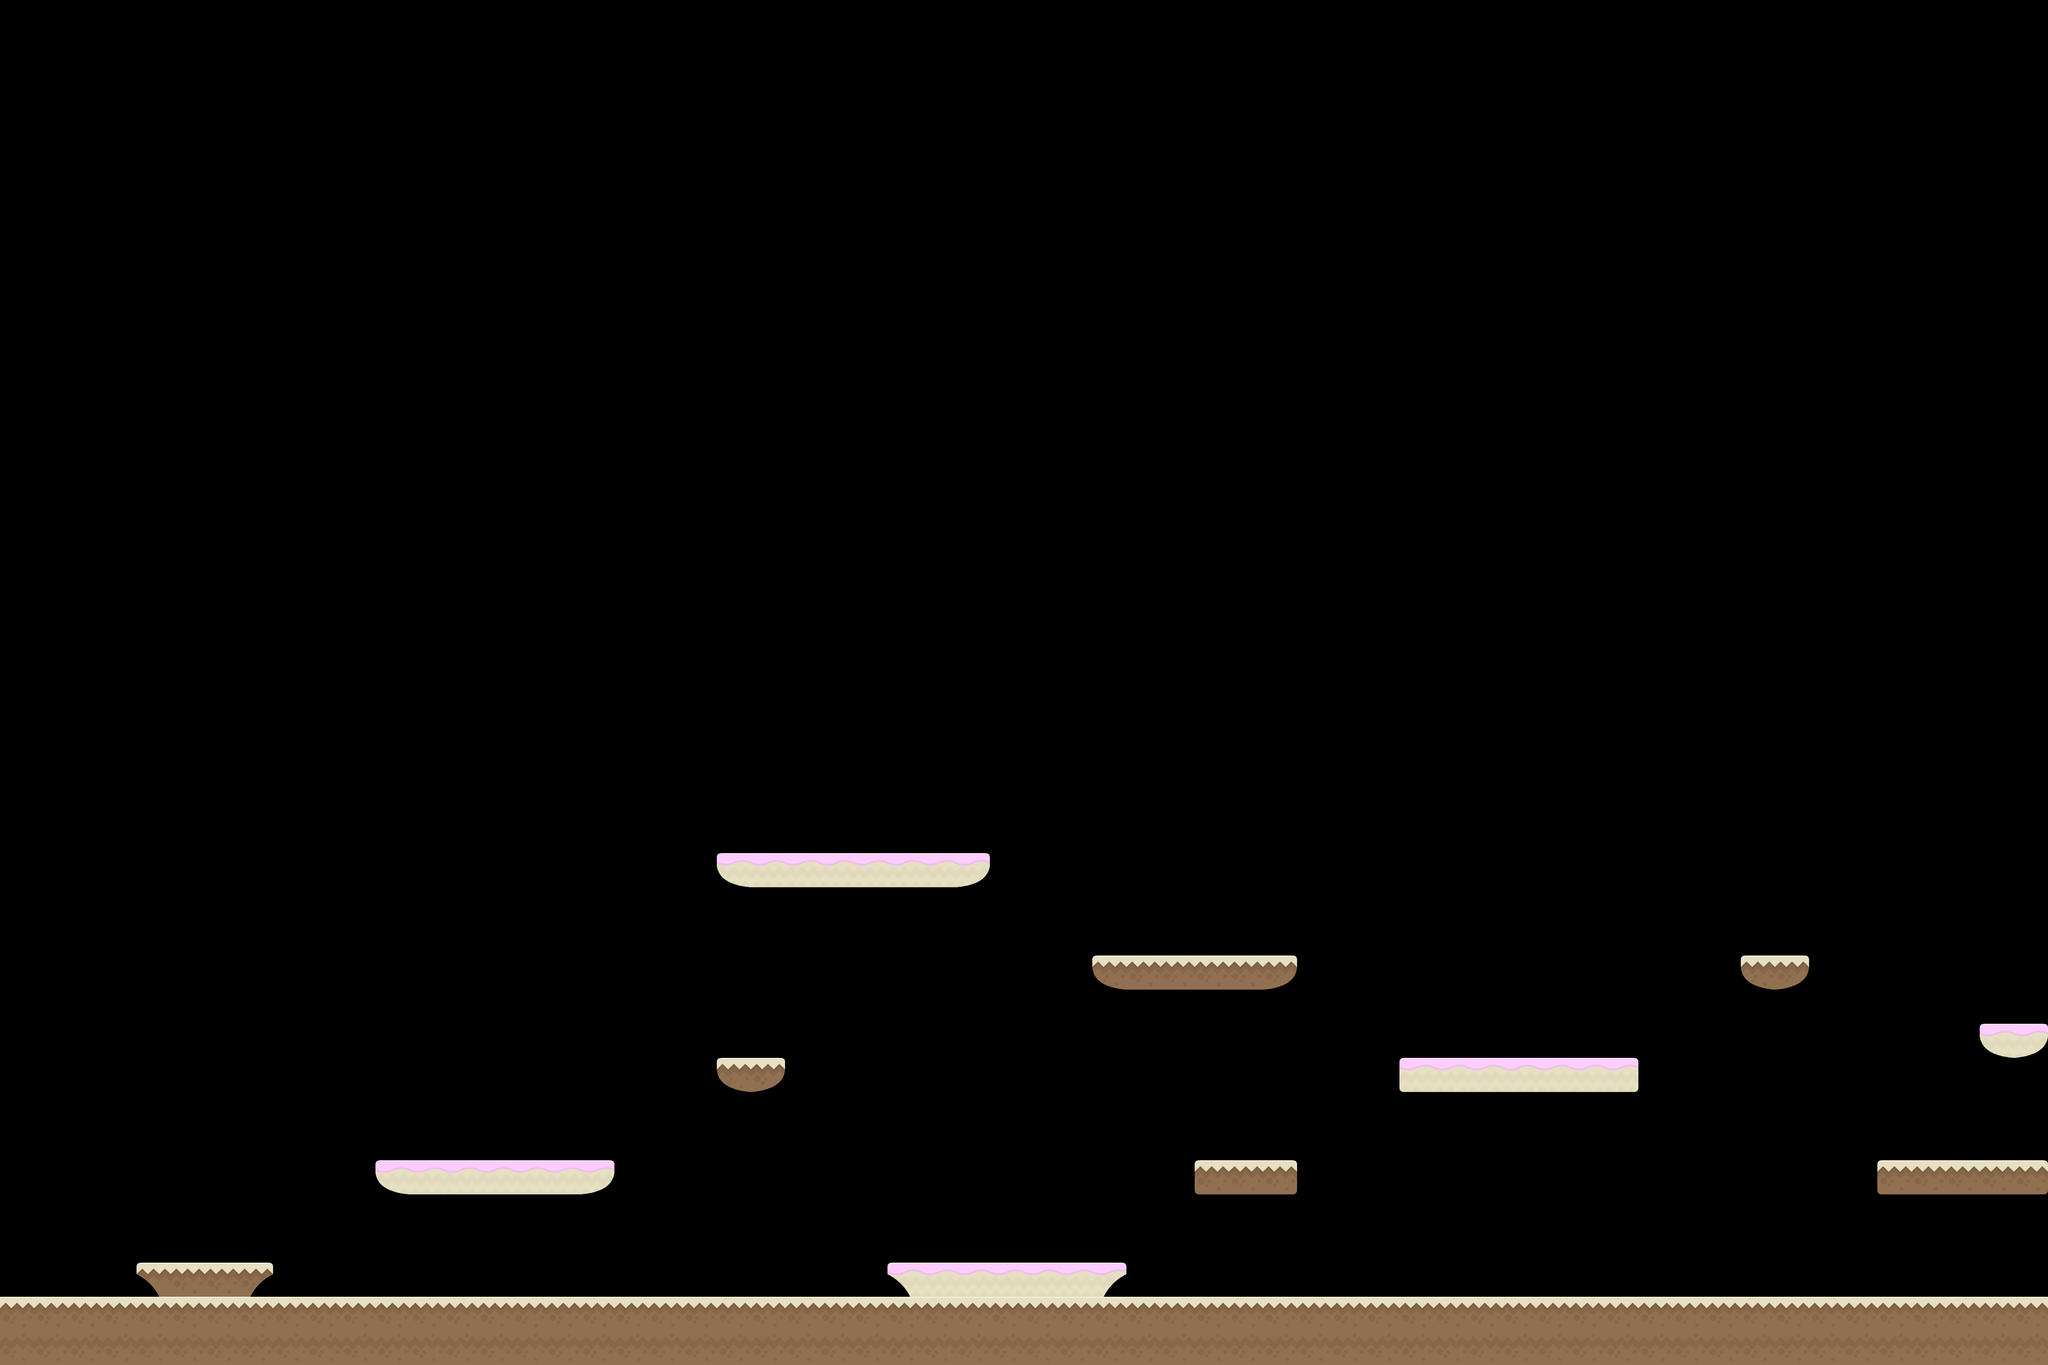

The image is a tile-based game level rendered from a .tmx file. Its description and source (layers, tilesets, objects; grid data summarised) follow:
An orthogonal 60x40 tile map with 70x70 px tiles, 4 tile layers (World, plateform, background, Coins), 2 tilesets.

<map version="1.2" tiledversion="1.2.0" orientation="orthogonal" renderorder="right-down" width="60" height="40" tilewidth="70" tileheight="70" infinite="0" nextlayerid="5" nextobjectid="1">
 <tileset firstgid="1" name="candysheet" tilewidth="70" tileheight="70" tilecount="98" columns="14">
  <image source="candysheet.png" width="980" height="490" />
  <tile id="0">
   <properties>
    <property name="collides" type="bool" value="false" />
   </properties>
  </tile>
  <tile id="1">
   <properties>
    <property name="collides" type="bool" value="true" />
   </properties>
  </tile>
  <tile id="2">
   <properties>
    <property name="collides" type="bool" value="true" />
   </properties>
  </tile>
  <tile id="3">
   <properties>
    <property name="collides" type="bool" value="true" />
   </properties>
  </tile>
  <tile id="4">
   <properties>
    <property name="collides" type="bool" value="true" />
   </properties>
  </tile>
  <tile id="5">
   <properties>
    <property name="collides" type="bool" value="true" />
   </properties>
  </tile>
  <tile id="6">
   <properties>
    <property name="collides" type="bool" value="false" />
   </properties>
  </tile>
  <tile id="7">
   <properties>
    <property name="collides" type="bool" value="false" />
   </properties>
  </tile>
  <tile id="8">
   <properties>
    <property name="collides" type="bool" value="true" />
   </properties>
  </tile>
  <tile id="9">
   <properties>
    <property name="collides" type="bool" value="true" />
   </properties>
  </tile>
  <tile id="10">
   <properties>
    <property name="collides" type="bool" value="true" />
   </properties>
  </tile>
  <tile id="11">
   <properties>
    <property name="collides" type="bool" value="true" />
   </properties>
  </tile>
  <tile id="12">
   <properties>
    <property name="collides" type="bool" value="false" />
   </properties>
  </tile>
  <tile id="13">
   <properties>
    <property name="collides" type="bool" value="false" />
   </properties>
  </tile>
  <tile id="14">
   <properties>
    <property name="collides" type="bool" value="false" />
   </properties>
  </tile>
  <tile id="15">
   <properties>
    <property name="collides" type="bool" value="true" />
   </properties>
  </tile>
  <tile id="16">
   <properties>
    <property name="collides" type="bool" value="true" />
   </properties>
  </tile>
  <tile id="17">
   <properties>
    <property name="collides" type="bool" value="true" />
   </properties>
  </tile>
  <tile id="18">
   <properties>
    <property name="collides" type="bool" value="true" />
   </properties>
  </tile>
  <tile id="19">
   <properties>
    <property name="collides" type="bool" value="true" />
   </properties>
  </tile>
  <tile id="20">
   <properties>
    <property name="collides" type="bool" value="false" />
   </properties>
  </tile>
  <tile id="21">
   <properties>
    <property name="collides" type="bool" value="false" />
   </properties>
  </tile>
  <tile id="22">
   <properties>
    <property name="collides" type="bool" value="true" />
   </properties>
  </tile>
  <tile id="23">
   <properties>
    <property name="collides" type="bool" value="true" />
   </properties>
  </tile>
  <tile id="24">
   <properties>
    <property name="collides" type="bool" value="true" />
   </properties>
  </tile>
  <tile id="25">
   <properties>
    <property name="collides" type="bool" value="true" />
   </properties>
  </tile>
  <tile id="26">
   <properties>
    <property name="collides" type="bool" value="false" />
   </properties>
  </tile>
  <tile id="27">
   <properties>
    <property name="collides" type="bool" value="false" />
   </properties>
  </tile>
  <tile id="28">
   <properties>
    <property name="collides" type="bool" value="false" />
   </properties>
  </tile>
  <tile id="29">
   <properties>
    <property name="collides" type="bool" value="true" />
   </properties>
  </tile>
  <tile id="30">
   <properties>
    <property name="collides" type="bool" value="true" />
   </properties>
  </tile>
  <tile id="31">
   <properties>
    <property name="collides" type="bool" value="true" />
   </properties>
  </tile>
  <tile id="32">
   <properties>
    <property name="collides" type="bool" value="true" />
   </properties>
  </tile>
  <tile id="33">
   <properties>
    <property name="collides" type="bool" value="true" />
   </properties>
  </tile>
  <tile id="34">
   <properties>
    <property name="collides" type="bool" value="false" />
   </properties>
  </tile>
  <tile id="35">
   <properties>
    <property name="collides" type="bool" value="false" />
   </properties>
  </tile>
  <tile id="36">
   <properties>
    <property name="collides" type="bool" value="true" />
   </properties>
  </tile>
  <tile id="37">
   <properties>
    <property name="collides" type="bool" value="true" />
   </properties>
  </tile>
  <tile id="38">
   <properties>
    <property name="collides" type="bool" value="true" />
   </properties>
  </tile>
  <tile id="39">
   <properties>
    <property name="collides" type="bool" value="true" />
   </properties>
  </tile>
  <tile id="40">
   <properties>
    <property name="collides" type="bool" value="false" />
   </properties>
  </tile>
  <tile id="41">
   <properties>
    <property name="collides" type="bool" value="false" />
   </properties>
  </tile>
  <tile id="42">
   <properties>
    <property name="collides" type="bool" value="false" />
   </properties>
  </tile>
  <tile id="43">
   <properties>
    <property name="collides" type="bool" value="true" />
   </properties>
  </tile>
  <tile id="44">
   <properties>
    <property name="collides" type="bool" value="true" />
   </properties>
  </tile>
  <tile id="45">
   <properties>
    <property name="collides" type="bool" value="true" />
   </properties>
  </tile>
  <tile id="46">
   <properties>
    <property name="collides" type="bool" value="true" />
   </properties>
  </tile>
  <tile id="47">
   <properties>
    <property name="collides" type="bool" value="true" />
   </properties>
  </tile>
  <tile id="48">
   <properties>
    <property name="collides" type="bool" value="false" />
   </properties>
  </tile>
  <tile id="49">
   <properties>
    <property name="collides" type="bool" value="false" />
   </properties>
  </tile>
  <tile id="50">
   <properties>
    <property name="collides" type="bool" value="true" />
   </properties>
  </tile>
  <tile id="51">
   <properties>
    <property name="collides" type="bool" value="true" />
   </properties>
  </tile>
  <tile id="52">
   <properties>
    <property name="collides" type="bool" value="true" />
   </properties>
  </tile>
  <tile id="53">
   <properties>
    <property name="collides" type="bool" value="true" />
   </properties>
  </tile>
  <tile id="54">
   <properties>
    <property name="collides" type="bool" value="false" />
   </properties>
  </tile>
  <tile id="55">
   <properties>
    <property name="collides" type="bool" value="false" />
   </properties>
  </tile>
  <tile id="56">
   <properties>
    <property name="collides" type="bool" value="false" />
   </properties>
  </tile>
  <tile id="57">
   <properties>
    <property name="collides" type="bool" value="false" />
   </properties>
  </tile>
  <tile id="58">
   <properties>
    <property name="collides" type="bool" value="false" />
   </properties>
  </tile>
  <tile id="59">
   <properties>
    <property name="collides" type="bool" value="false" />
   </properties>
  </tile>
  <tile id="60">
   <properties>
    <property name="collides" type="bool" value="false" />
   </properties>
  </tile>
  <tile id="61">
   <properties>
    <property name="collides" type="bool" value="false" />
   </properties>
  </tile>
  <tile id="62">
   <properties>
    <property name="collides" type="bool" value="false" />
   </properties>
  </tile>
  <tile id="63">
   <properties>
    <property name="collides" type="bool" value="false" />
   </properties>
  </tile>
  <tile id="64">
   <properties>
    <property name="collides" type="bool" value="false" />
   </properties>
  </tile>
  <tile id="65">
   <properties>
    <property name="collides" type="bool" value="false" />
   </properties>
  </tile>
  <tile id="66">
   <properties>
    <property name="collides" type="bool" value="false" />
   </properties>
  </tile>
  <tile id="67">
   <properties>
    <property name="collides" type="bool" value="false" />
   </properties>
  </tile>
  <tile id="68">
   <properties>
    <property name="collides" type="bool" value="false" />
   </properties>
  </tile>
  <tile id="69">
   <properties>
    <property name="collides" type="bool" value="false" />
   </properties>
  </tile>
  <tile id="70">
   <properties>
    <property name="collides" type="bool" value="false" />
   </properties>
  </tile>
  <tile id="71">
   <properties>
    <property name="collides" type="bool" value="false" />
   </properties>
  </tile>
  <tile id="72">
   <properties>
    <property name="collides" type="bool" value="false" />
   </properties>
  </tile>
  <tile id="73">
   <properties>
    <property name="collides" type="bool" value="false" />
   </properties>
  </tile>
  <tile id="74">
   <properties>
    <property name="collides" type="bool" value="false" />
   </properties>
  </tile>
  <tile id="75">
   <properties>
    <property name="collides" type="bool" value="false" />
   </properties>
  </tile>
  <tile id="76">
   <properties>
    <property name="collides" type="bool" value="false" />
   </properties>
  </tile>
  <tile id="77">
   <properties>
    <property name="collides" type="bool" value="false" />
   </properties>
  </tile>
  <tile id="78">
   <properties>
    <property name="collides" type="bool" value="false" />
   </properties>
  </tile>
  <tile id="79">
   <properties>
    <property name="collides" type="bool" value="false" />
   </properties>
  </tile>
  <tile id="80">
   <properties>
    <property name="collides" type="bool" value="false" />
   </properties>
  </tile>
  <tile id="81">
   <properties>
    <property name="collides" type="bool" value="false" />
   </properties>
  </tile>
  <tile id="82">
   <properties>
    <property name="collides" type="bool" value="false" />
   </properties>
  </tile>
  <tile id="83">
   <properties>
    <property name="collides" type="bool" value="false" />
   </properties>
  </tile>
  <tile id="84">
   <properties>
    <property name="collides" type="bool" value="false" />
   </properties>
  </tile>
  <tile id="85">
   <properties>
    <property name="collides" type="bool" value="false" />
   </properties>
  </tile>
  <tile id="86">
   <properties>
    <property name="collides" type="bool" value="false" />
   </properties>
  </tile>
  <tile id="87">
   <properties>
    <property name="collides" type="bool" value="false" />
   </properties>
  </tile>
  <tile id="88">
   <properties>
    <property name="collides" type="bool" value="false" />
   </properties>
  </tile>
  <tile id="89">
   <properties>
    <property name="collides" type="bool" value="false" />
   </properties>
  </tile>
  <tile id="90">
   <properties>
    <property name="collides" type="bool" value="false" />
   </properties>
  </tile>
  <tile id="91">
   <properties>
    <property name="collides" type="bool" value="false" />
   </properties>
  </tile>
  <tile id="92">
   <properties>
    <property name="collides" type="bool" value="false" />
   </properties>
  </tile>
  <tile id="93">
   <properties>
    <property name="collides" type="bool" value="false" />
   </properties>
  </tile>
  <tile id="94">
   <properties>
    <property name="collides" type="bool" value="false" />
   </properties>
  </tile>
  <tile id="95">
   <properties>
    <property name="collides" type="bool" value="false" />
   </properties>
  </tile>
  <tile id="96">
   <properties>
    <property name="collides" type="bool" value="false" />
   </properties>
  </tile>
  <tile id="97">
   <properties>
    <property name="collides" type="bool" value="false" />
   </properties>
  </tile>
 </tileset>
 <tileset firstgid="99" name="coinGold" tilewidth="70" tileheight="70" tilecount="1" columns="1">
  <image source="coinGold.png" width="70" height="70" />
 </tileset>
 <layer id="1" name="World" width="60" height="40" locked="1">
  <data>[2400 cells, 120 non-empty, 2 distinct tile ids]</data>
 </layer>
 <layer id="2" name="plateform" width="60" height="40">
  <data>[2400 cells, 53 non-empty, 14 distinct tile ids]</data>
 </layer>
 <layer id="3" name="background" width="60" height="40">
  <data>[2400 cells, 0 non-empty, 0 distinct tile ids]</data>
 </layer>
 <layer id="4" name="Coins" width="60" height="40">
  <data>[2400 cells, 0 non-empty, 0 distinct tile ids]</data>
 </layer>
</map>
